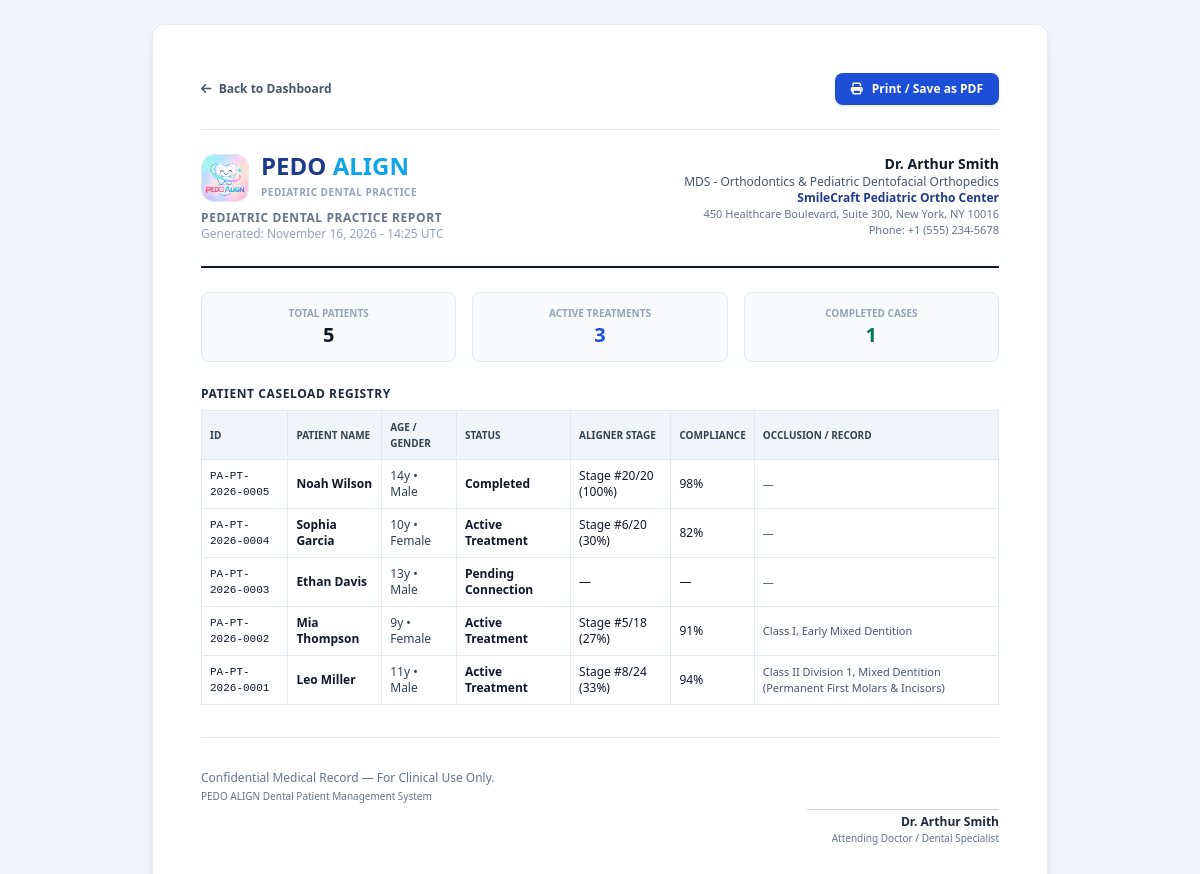
The page /reports/print/ (signed in) on the database as committed earlier.
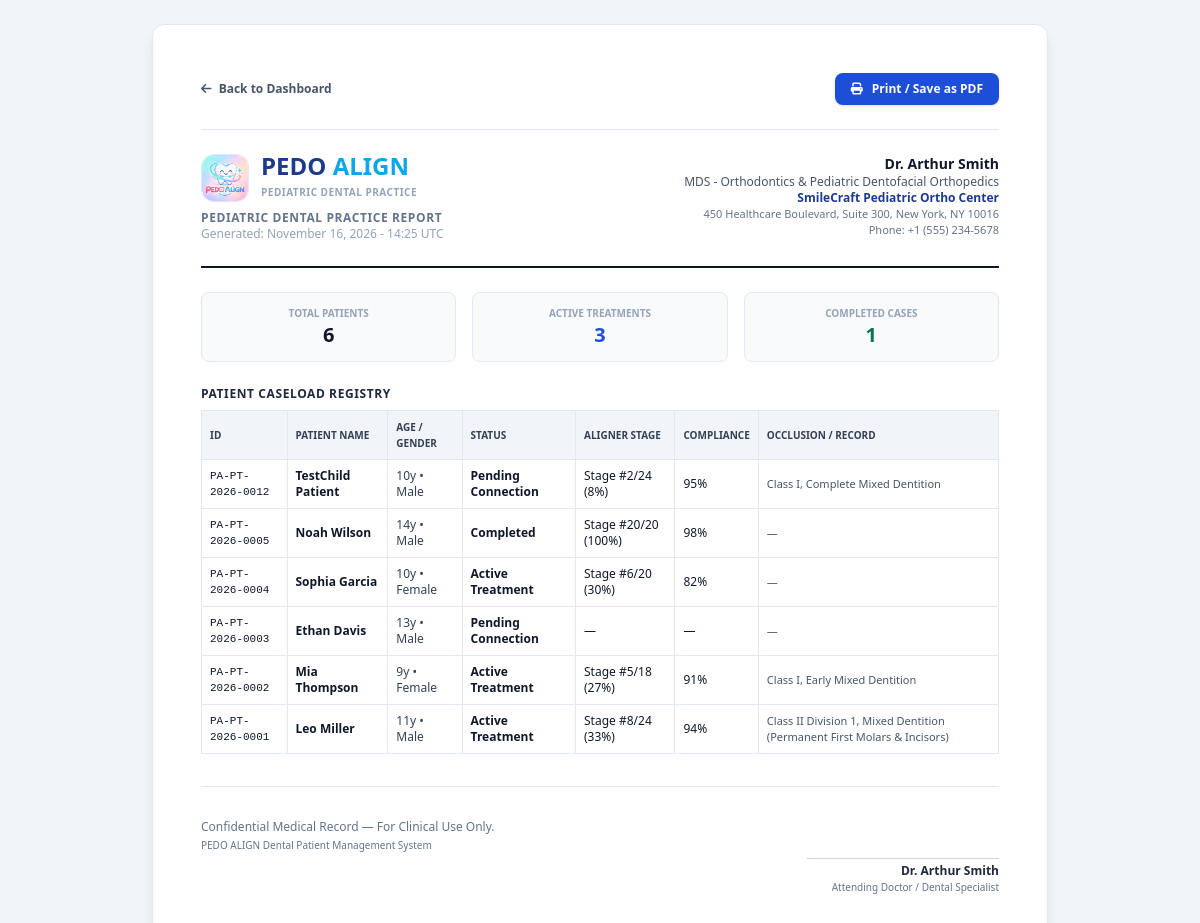
The same page on the database as committed later.
### doctor/models.py (models this page shows, shortened)
class Patient(models.Model):
    GENDER_CHOICES = [
        ('Male', 'Male'),
        ('Female', 'Female'),
        ('Other', 'Other'),
    ]
    STATUS_CHOICES = [
        ('PENDING_CONNECTION', 'Pending Connection'),
        ('ACTIVE', 'Active Treatment'),
        ('ON_HOLD', 'On Hold'),
        ('COMPLETED', 'Completed'),
        ('DISCONTINUED', 'Discontinued'),
    ]
    CATEGORY_CHOICES = [
        ('CHILD', 'Child Patient'),
        ('ADULT', 'Adult Patient'),
    ]
    FREQUENCY_CHOICES = [
        ('WEEKLY', 'Weekly'),
        ('MONTHLY', 'Monthly'),
        ('CUSTOM', 'Custom Date'),
    ]
    doctor = models.ForeignKey(DoctorProfile, on_delete=models.CASCADE, related_name='patients')
    patient_id = models.CharField(max_length=50, unique=True)
    first_name = models.CharField(max_length=100)
    last_name = models.CharField(max_length=100)
    patient_category = models.CharField(max_length=20, choices=CATEGORY_CHOICES, default='CHILD', blank=True)
    email = models.EmailField(blank=True, null=True)
    phone = models.CharField(max_length=50)
    age = models.PositiveIntegerField()
    gender = models.CharField(max_length=20, choices=GENDER_CHOICES)
    date_of_birth = models.DateField(blank=True, null=True)
    parent_guardian_name = models.CharField(max_length=150, blank=True, null=True, help_text="Parent / Guardian Name")
    parent_guardian_phone = models.CharField(max_length=50, blank=True, null=True)
    parent_guardian_email = models.EmailField(blank=True, null=True, help_text="Parent / Guardian Email")
    parent_guardian_relationship = models.CharField(max_length=50, blank=True, null=True, default='Parent', help_text="Father, Mother, Guardian")
    appointment_frequency = models.CharField(max_length=20, choices=FREQUENCY_CHOICES, default='MONTHLY', blank=True)
    MONITORING_FREQUENCY_CHOICES = [
        ('DAILY', 'Daily Update'),
        ('WEEKLY', 'Weekly Update'),
        ('MONTHLY', 'Monthly Update'),
    ]
    monitoring_frequency = models.CharField(
        max_length=20,
        choices=MONITORING_FREQUENCY_CHOICES,
        default='WEEKLY',
        blank=True,
        help_text="Patient dental monitoring photo cadence (Daily, Weekly, Monthly)"
    )
    current_operation = models.CharField(max_length=200, default='Turn Quest', blank=True, null=True)
    diagnosed_problem = models.TextField(blank=True, null=True, help_text="Patient's primary dental problem diagnosed by doctor")
    treatment_status = models.CharField(max_length=30, choices=STATUS_CHOICES, default='PENDING_CONNECTION')
    treatment_start_date = models.DateField(blank=True, null=True)
    treatment_duration_months = models.PositiveIntegerField(default=12)
    profile_photo = models.ImageField(upload_to='patient_profiles/', blank=True, null=True)
    notes = models.TextField(blank=True, null=True)
    is_archived = models.BooleanField(default=False)
    archived_at = models.DateTimeField(blank=True, null=True)
    archived_reason = models.TextField(blank=True, null=True)
    is_deactivated = models.BooleanField(default=False)
    deactivated_at = models.DateTimeField(blank=True, null=True)
    deactivation_reason = models.TextField(blank=True, null=True)
    created_at = models.DateTimeField(auto_now_add=True)
    updated_at = models.DateTimeField(auto_now=True)
    class Meta:
        ordering = ['-created_at']
    @property
    def full_name(self):
        return f"{self.first_name} {self.last_name}"

class TreatmentPlan(models.Model):
    STATUS_CHOICES = [
        ('Planning', 'Planning Stage'),
        ('Active / In Progress', 'Active / In Progress'),
        ('Paused / Under Review', 'Paused / Under Review'),
        ('Refinement', 'Refinement Stage'),
        ('Retention', 'Retention Phase'),
        ('Completed', 'Treatment Completed'),
    ]
    patient = models.OneToOneField(Patient, on_delete=models.CASCADE, related_name='treatment_plan')
    estimated_duration_months = models.PositiveIntegerField(default=12, blank=True)
    total_aligners = models.PositiveIntegerField(default=24)
    current_aligner = models.PositiveIntegerField(default=1)
    aligner_frequency_days = models.PositiveIntegerField(default=10, help_text="Days per aligner set (e.g. 7, 10, 14)")
    start_date = models.DateField(blank=True, null=True)
    expected_completion_date = models.DateField(blank=True, null=True)
    next_tray_change_date = models.DateField(blank=True, null=True, help_text="Doctor prescribed next tray changing date")
    is_paused = models.BooleanField(default=False)
    pause_reason = models.TextField(blank=True, null=True)
    upper_arch_status = models.CharField(max_length=100, default='Aligning & Leveling')
    upper_arch_notes = models.TextField(blank=True, null=True)
    upper_arch_photo = models.ImageField(upload_to='treatment_plans/upper_arch/', blank=True, null=True)
    lower_arch_status = models.CharField(max_length=100, default='Aligning & Leveling')
    lower_arch_notes = models.TextField(blank=True, null=True)
    lower_arch_photo = models.ImageField(upload_to='treatment_plans/lower_arch/', blank=True, null=True)
    treatment_instructions = models.TextField(
        default="Wear aligners 20-22 hours daily. Change aligners strictly as per scheduled frequency. Clean with soft brush and lukewarm water.",
        blank=True
    )
    next_review_date = models.DateField(blank=True, null=True)
    status = models.CharField(max_length=50, choices=STATUS_CHOICES, default='Active / In Progress')
    compliance_score = models.PositiveIntegerField(default=92, blank=True, help_text="Compliance percentage (0-100)")
    daily_wear_hours = models.DecimalField(max_digits=4, decimal_places=1, default=21.5, blank=True)
    created_at = models.DateTimeField(auto_now_add=True)
    updated_at = models.DateTimeField(auto_now=True)
    @property
    def progress_percentage(self):
        if self.total_aligners > 0:
            pct = int((self.current_aligner / self.total_aligners) * 100)
            return min(pct, 100)
        return 0

class ClinicalRecord(models.Model):
    OVERBITE_CHOICES = [
        ('Normal (2-3mm)', 'Normal (2-3mm)'),
        ('Increased (>3mm)', 'Increased (>3mm)'),
        ('Decreased (<1mm)', 'Decreased (<1mm)'),
        ('Edge to Edge (0mm)', 'Edge to Edge (0mm)'),
        ('Negative / Anterior Open Bite', 'Negative / Anterior Open Bite'),
    ]
    DEEP_BITE_CHOICES = [
        ('None', 'None'),
        ('Mild (25-50% overlap)', 'Mild (25-50% overlap)'),
        ('Moderate (50-75% overlap)', 'Moderate (50-75% overlap)'),
        ('Severe (>75% / Palatal Impingement)', 'Severe (>75% / Palatal Impingement)'),
    ]
    MOLAR_RELATIONSHIP_CHOICES = [
        ('Class I', 'Class I'),
        ('Class II Division 1', 'Class II Division 1'),
        ('Class II Division 2', 'Class II Division 2'),
        ('Class III', 'Class III'),
    ]
    CANINE_RELATIONSHIP_CHOICES = [
        ('Class I', 'Class I'),
        ('Class II', 'Class II'),
        ('Class III', 'Class III'),
    ]
    CROSSBITE_CHOICES = [
        ('None', 'None'),
        ('Anterior Crossbite', 'Anterior Crossbite'),
        ('Posterior Unilateral (Right)', 'Posterior Unilateral (Right)'),
        ('Posterior Unilateral (Left)', 'Posterior Unilateral (Left)'),
        ('Posterior Bilateral', 'Posterior Bilateral'),
    ]
    ORAL_HABITS_CHOICES = [
        ('None', 'None'),
        ('Thumb Sucking', 'Thumb Sucking'),
        ('Tongue Thrusting', 'Tongue Thrusting'),
        ('Mouth Breathing', 'Mouth Breathing'),
        ('Bruxism (Teeth Grinding)', 'Bruxism (Teeth Grinding)'),
        ('Lip Biting / Sucking', 'Lip Biting / Sucking'),
        ('Multiple Oral Habits', 'Multiple Oral Habits'),
    ]
    patient = models.OneToOneField(Patient, on_delete=models.CASCADE, related_name='clinical_record')
    medical_history = models.TextField(blank=True, null=True, help_text="Allergies, systemic illnesses, ongoing medications")
    dental_history = models.TextField(blank=True, null=True, help_text="Previous dental/ortho treatments, trauma, fluoride history")
    teeth_present = models.CharField(max_length=250, default='Complete Mixed Dentition', help_text="e.g. Primary, Mixed, Permanent, missing teeth")
    overbite = models.CharField(max_length=100, choices=OVERBITE_CHOICES, default='Normal (2-3mm)')
    deep_bite = models.CharField(max_length=100, choices=DEEP_BITE_CHOICES, default='None')
    molar_relationship = models.CharField(max_length=100, choices=MOLAR_RELATIONSHIP_CHOICES, default='Class I')
    canine_relationship = models.CharField(max_length=100, choices=CANINE_RELATIONSHIP_CHOICES, default='Class I')
    crossbite = models.CharField(max_length=100, choices=CROSSBITE_CHOICES, default='None')
    molar_occlusion = models.CharField(max_length=150, default='Flush Terminal Plane', help_text="Flush terminal plane, mesial step, or distal step")
    oral_habits = models.CharField(max_length=100, choices=ORAL_HABITS_CHOICES, default='None')
    skeletal_notes = models.TextField(blank=True, null=True, help_text="Skeletal classification, facial symmetry, profile (straight, convex, concave)")
    doctor_clinical_notes = models.TextField(blank=True, null=True)
    created_at = models.DateTimeField(auto_now_add=True)
    updated_at = models.DateTimeField(auto_now=True)

### doctor/views.py (the view)
# urls.py: path('reports/print/', views.print_report_view, name='print_report'),
@login_required
def print_report_view(request):
    doctor = get_doctor_or_none(request.user)
    if not doctor:
        return redirect('doctor:login')
    patients = Patient.objects.filter(doctor=doctor).select_related('treatment_plan', 'clinical_record')
    total_count = patients.count()
    active_count = patients.filter(treatment_status='ACTIVE').count()
    completed_count = patients.filter(treatment_status='COMPLETED').count()
    context = {
        'doctor': doctor,
        'patients': patients,
        'total_count': total_count,
        'active_count': active_count,
        'completed_count': completed_count,
        'generated_date': timezone.now(),
    }
    return render(request, 'doctor/reports/print_report.html', context)

### doctor/views.py (called while the page is built)
def get_doctor_or_none(user):
    if not user.is_authenticated:
        return None
    try:
        return user.doctor_profile
    except DoctorProfile.DoesNotExist:
        return None

### patient/context_processors.py (called while the page is built)
def patient_context(request):
    if not request.user.is_authenticated:
        return {}
    patient_profile = getattr(request.user, 'patient_profile', None)
    if not patient_profile:
        return {}
    unread_notifications_count = patient_profile.notifications.filter(is_read=False).count()
    return {
        'current_patient': patient_profile,
        'patient_unread_notifs': unread_notifications_count,
    }

### doctor/templates/doctor/reports/print_report.html (shortened to what the changed rows need)
{% load static %}
<!DOCTYPE html>
<html lang="en">
<head>
    <script src="https://cdn.tailwindcss.com"></script>
    <link rel="stylesheet" href="https://cdnjs.cloudflare.com/ajax/libs/font-awesome/6.5.1/css/all.min.css">
</head>
<body class="bg-slate-100 p-6 antialiased text-slate-900">
    <div class="max-w-4xl mx-auto bg-white p-8 sm:p-12 rounded-xl shadow-lg border border-slate-200">
        <div class="flex items-start justify-between pb-6 border-b-2 border-slate-900 mb-6">
            <div>
                <div class="flex items-center gap-3 mb-2">
                    <div>
                        <h2 class="text-2xl font-black text-blue-900 leading-none">PEDO <span class="text-sky-500">ALIGN</span></h2>
                    </div>
                </div>
            </div>
        </div>
        <div class="grid grid-cols-3 gap-4 mb-6 text-center text-xs">
            <div class="p-3 bg-slate-50 rounded-lg border border-slate-200">
                <span class="text-[10px] uppercase font-bold text-slate-400 block">Total Patients</span>
                <span class="text-xl font-bold text-slate-900">{{ total_count }}</span>
            </div>
        </div>
        <div class="mb-8">
            <table class="w-full text-left text-xs border border-slate-200 border-collapse">
                <thead>
                    <tr class="bg-slate-100 text-slate-700 uppercase font-bold text-[10px] border-b border-slate-200">
                        <th class="p-2 border-r border-slate-200">ID</th>
                        <th class="p-2 border-r border-slate-200">Patient Name</th>
                        <th class="p-2 border-r border-slate-200">Age / Gender</th>
                        <th class="p-2 border-r border-slate-200">Status</th>
                        <th class="p-2 border-r border-slate-200">Aligner Stage</th>
                        <th class="p-2 border-r border-slate-200">Compliance</th>
                        <th class="p-2">Occlusion / Record</th>
                    </tr>
                </thead>
                <tbody class="divide-y divide-slate-200">
                    {% for pt in patients %}
                    <tr>
                        <td class="p-2 font-mono text-[11px] border-r border-slate-200">{{ pt.patient_id }}</td>
                        <td class="p-2 font-bold text-slate-900 border-r border-slate-200">{{ pt.full_name }}</td>
                        <td class="p-2 text-slate-700 border-r border-slate-200">{{ pt.age }}y • {{ pt.gender }}</td>
                        <td class="p-2 border-r border-slate-200 font-semibold">{{ pt.get_treatment_status_display }}</td>
                        <td class="p-2 border-r border-slate-200">
                            {% if pt.treatment_plan %}
                            Stage #{{ pt.treatment_plan.current_aligner }}/{{ pt.treatment_plan.total_aligners }} ({{ pt.treatment_plan.progress_percentage }}%)
                            {% else %}—{% endif %}
                        </td>
                        <td class="p-2 border-r border-slate-200">
                            {% if pt.treatment_plan %}{{ pt.treatment_plan.compliance_score }}%{% else %}—{% endif %}
                        </td>
                        <td class="p-2 text-[11px] text-slate-600">
                            {% if pt.clinical_record %}{{ pt.clinical_record.molar_relationship }}, {{ pt.clinical_record.teeth_present }}{% else %}—{% endif %}
                        </td>
                    </tr>
                    {% empty %}
                    <tr>
                        <td colspan="7" class="p-4 text-center text-slate-400">No patients recorded in caseload.</td>
                    </tr>
                    {% endfor %}
                </tbody>
            </table>
        </div>
    </div>
</body>
</html>

Rows that differ between the two databases and show on the page:
added Patient: patient_id "PA-PT-2026-0012", full_name "TestChild Patient", age "10", gender "Male", treatment_status "Pending Connection", treatment_plan.current_aligner "2", treatment_plan.total_aligners "24", treatment_plan.progress_percentage "8", treatment_plan.compliance_score "95", clinical_record.molar_relationship "Class I", clinical_record.teeth_present "Complete Mixed Dentition"
Other text that changed with them:
{{ total_count }}: "5" → "6"
